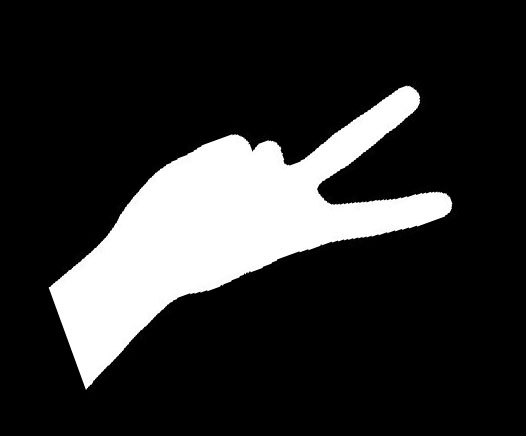
#> input picture examples/cv40examples-main/code/8手势识别/test1.jpg, 526 x 436 px
$ python '例8.7.py'
#> lines starting #> are read from the running program, lines starting #| are printed output that depends on the picture; after the words box and inside, x2 and y2 are one past the last pixel; in counts of white or black regions, pixels touching at a corner belong together
# -*- coding: utf-8 -*-
"""
Created on Sat Jul  3 16:53:48 2021

@author: 李立宗  lilizong@gmail.com
微信公众号：计算机视觉之光（微信号cvlight）
计算机视觉核心案例实战——从入门到深度学习（python+OpenCV）(待定名称)
李立宗 著     电子工业出版社
"""

import cv2

def reg(x):
    o1 = cv2.imread('paper.jpg',1)
    o2 = cv2.imread('rock.jpg',1)
    o3 = cv2.imread('scissors.jpg',1)
    gray1 = cv2.cvtColor(o1,cv2.COLOR_BGR2GRAY)
    gray2 = cv2.cvtColor(o2,cv2.COLOR_BGR2GRAY)
    gray3 = cv2.cvtColor(o3,cv2.COLOR_BGR2GRAY)
    xgray = cv2.cvtColor(x,cv2.COLOR_BGR2GRAY)
    ret, binary1 = cv2.threshold(gray1,127,255,cv2.THRESH_BINARY)
    ret, binary2 = cv2.threshold(gray2,127,255,cv2.THRESH_BINARY)
    ret, binary3 = cv2.threshold(gray3,127,255,cv2.THRESH_BINARY)
    xret, xbinary = cv2.threshold(xgray,127,255,cv2.THRESH_BINARY)
    contours1, hierarchy = cv2.findContours(binary1,
                                                  cv2.RETR_LIST,
                                                  cv2.CHAIN_APPROX_SIMPLE)
    contours2, hierarchy = cv2.findContours(binary2,
                                                  cv2.RETR_LIST,
                                                  cv2.CHAIN_APPROX_SIMPLE)
    contours3, hierarchy = cv2.findContours(binary3,
                                                  cv2.RETR_LIST,
                                                  cv2.CHAIN_APPROX_SIMPLE)
    xcontours, hierarchy = cv2.findContours(xbinary,
                                                  cv2.RETR_LIST,
                                                  cv2.CHAIN_APPROX_SIMPLE)
    cnt1 = contours1[0]
    cnt2 = contours2[0]
    cnt3 = contours3[0]
    x = xcontours[0]
    ret=[]
    ret.append(cv2.matchShapes(x,cnt1,1,0.0))
    ret.append(cv2.matchShapes(x,cnt2,1,0.0))
    ret.append(cv2.matchShapes(x,cnt3,1,0.0))
    max_index = ret.index(min(ret))  #计算最大值索引
    if max_index==0:
        r="paper"
    elif max_index==1:
        r="rock"
    else:
        r="sessiors"
    return r

t1=cv2.imread('test1.jpg',1)
#> t1 is the input picture: shape (436, 526, 3); min 0, max 255, mean 45.4
t2=cv2.imread('test2.jpg',1)
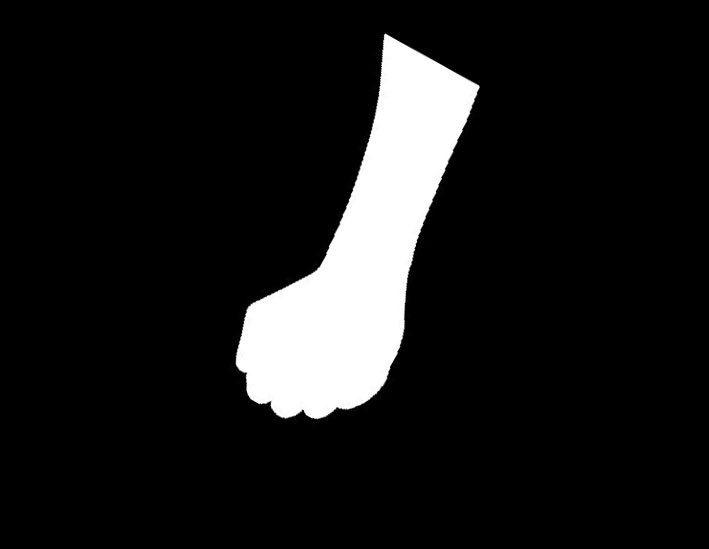
#> input picture examples/cv40examples-main/code/8手势识别/test2.jpg, 709 x 549 px
#> t2 is the input picture: shape (549, 709, 3); min 0, max 255, mean 25.4
t3=cv2.imread('test3.jpg',1)
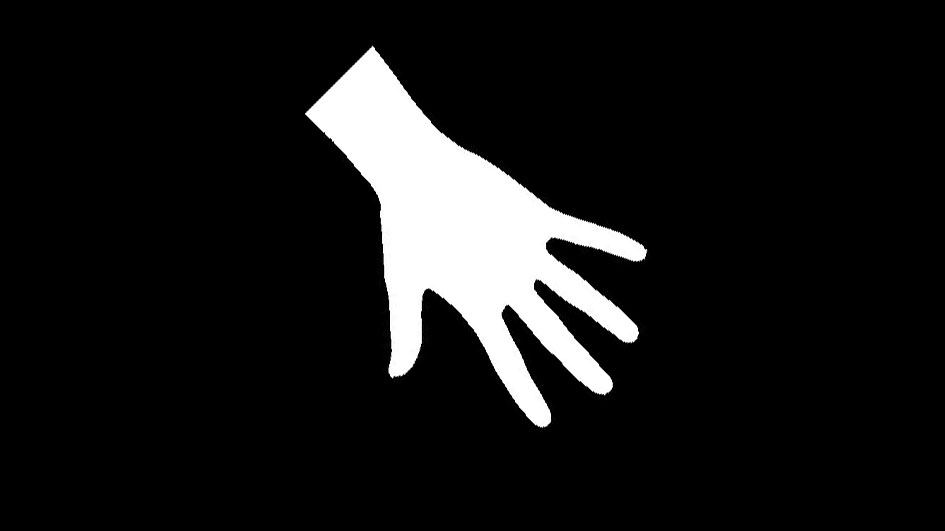
#> input picture examples/cv40examples-main/code/8手势识别/test3.jpg, 945 x 531 px
#> t3 is the input picture: shape (531, 945, 3); min 0, max 255, mean 23.6
# print(reg(t1))
# print(reg(t2))
# print(reg(t3))
# ===========显示处理结果==================
org=(0,60)
font = cv2.FONT_HERSHEY_SIMPLEX
fontScale=2
color=(255,255,255)
thickness=3
cv2.putText(t1,reg(t1),org,font,fontScale,color,thickness)
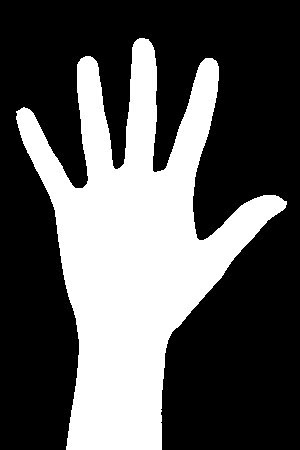
#> input picture examples/cv40examples-main/code/8手势识别/paper.jpg, 300 x 450 px
#> in reg, o1 is the input picture: shape (450, 300, 3); min 0, max 255, mean 87.9
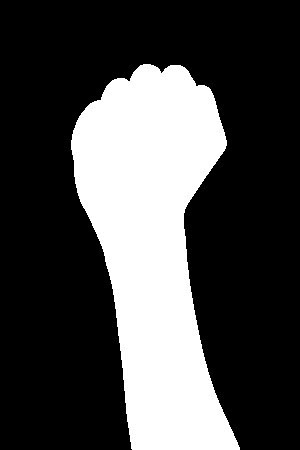
#> input picture examples/cv40examples-main/code/8手势识别/rock.jpg, 300 x 450 px
#> in reg, o2 is the input picture: shape (450, 300, 3); min 0, max 255, mean 73.3
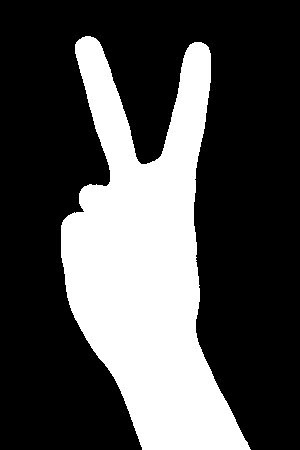
#> input picture examples/cv40examples-main/code/8手势识别/scissors.jpg, 300 x 450 px
#> in reg, o3 is the input picture: shape (450, 300, 3); min 0, max 255, mean 77.2
#> in reg, `ret, binary1 = cv2.threshold(gray1,127,255,cv2.THRESH_BINARY)`: binary1: shape (450, 300); 34.5% white; 1 white region, box (x1, y1, x2, y2) and area: (16, 38, 287, 450) 46516
#> in reg, `ret, binary2 = cv2.threshold(gray2,127,255,cv2.THRESH_BINARY)`: binary2: shape (450, 300); 28.7% white; 1 white region, box (x1, y1, x2, y2) and area: (71, 64, 240, 450) 38802
#> in reg, `ret, binary3 = cv2.threshold(gray3,127,255,cv2.THRESH_BINARY)`: binary3: shape (450, 300); 30.3% white; 1 white region, box (x1, y1, x2, y2) and area: (61, 36, 251, 450) 40868
#> in reg, `xret, xbinary = cv2.threshold(xgray,127,255,cv2.THRESH_BINARY)`: xbinary: shape (436, 526); 17.8% white; 1 white region
#> in reg, `contours1, hierarchy = cv2.findContours(binary1, cv2.RETR_LIST, cv2.CH..`: contours1 = 1 contour; box (x1, y1, x2, y2) and area: (16, 38, 287, 450) 45658
#> in reg, `contours2, hierarchy = cv2.findContours(binary2, cv2.RETR_LIST, cv2.CH..`: contours2 = 1 contour; box (x1, y1, x2, y2) and area: (71, 64, 240, 450) 38323
#> in reg, `contours3, hierarchy = cv2.findContours(binary3, cv2.RETR_LIST, cv2.CH..`: contours3 = 1 contour; box (x1, y1, x2, y2) and area: (61, 36, 251, 450) 40244
#> in reg, `xcontours, hierarchy = cv2.findContours(xbinary, cv2.RETR_LIST, cv2.CH..`: xcontours = 1 contour; box (x1, y1, x2, y2) and area: (49, 86, 452, 389) 40280
#> in reg, `cnt1 = contours1[0]`: cnt1 = contour of 625 points, box (x1, y1, x2, y2) (16, 38, 287, 450), area 45658
#> in reg, `cnt2 = contours2[0]`: cnt2 = contour of 418 points, box (x1, y1, x2, y2) (71, 64, 240, 450), area 38323
#> in reg, `cnt3 = contours3[0]`: cnt3 = contour of 582 points, box (x1, y1, x2, y2) (61, 36, 251, 450), area 40244
#> in reg, `x = xcontours[0]`: x = contour of 748 points, box (x1, y1, x2, y2) (49, 86, 452, 389), area 40280
#> in reg, `max_index = ret.index(min(ret))`: max_index = 2
cv2.putText(t2,reg(t2),org,font,fontScale,color,thickness)
#> in reg (call 2), `xret, xbinary = cv2.threshold(xgray,127,255,cv2.THRESH_BINARY)`: xbinary: shape (549, 709); 10% white; 1 white region
#> in reg (call 2), `xcontours, hierarchy = cv2.findContours(xbinary, cv2.RETR_LIST, cv2.CH..`: xcontours = 1 contour; box (x1, y1, x2, y2) and area: (236, 34, 480, 419) 38334
cv2.putText(t3,reg(t3),org,font,fontScale,color,thickness)
#> in reg (call 3), `xret, xbinary = cv2.threshold(xgray,127,255,cv2.THRESH_BINARY)`: xbinary: shape (531, 945); 9.3% white; 1 white region
#> in reg (call 3), `xcontours, hierarchy = cv2.findContours(xbinary, cv2.RETR_LIST, cv2.CH..`: xcontours = 1 contour; box (x1, y1, x2, y2) and area: (305, 46, 647, 428) 45758
cv2.imshow('test1',t1)
cv2.imshow('test2',t2)
cv2.imshow('test3',t3)
cv2.waitKey()
cv2.destroyAllWindows()
